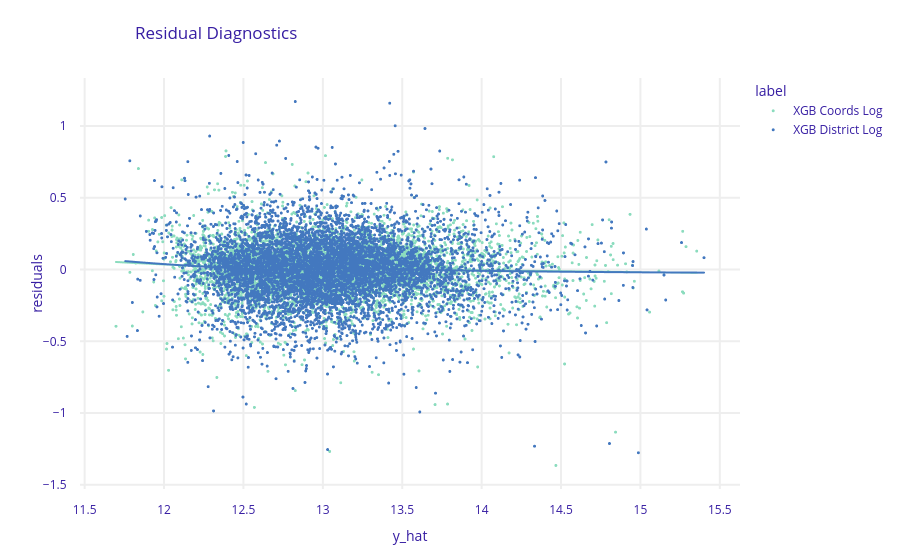

The code cell stored with this chart in its notebook:
### Code cell
# Residual plot
dalex_explainers['XGB Coords Log'].model_diagnostics().plot(dalex_explainers['XGB District Log'].model_diagnostics())

### Figure 1 — Plotly figure (JSON) as saved in the notebook; plotly's stock layout.template omitted (floating-point values rounded to 4 significant figures; data arrays with more than 128 entries replaced by an {"elided": "..."} marker saying what was removed)
{"data": [{"hovertemplate": "<b>%{hovertext}</b><br><br>label=XGB Coords Log<br>y_hat=%{x}<br>residuals=%{y}<extra></extra>", "hovertext": {"elided": "6431 float values"}, "legendgroup": "XGB Coords Log", "line": {"width": 2}, "marker": {"color": "#8bdcbe", "size": 3, "symbol": "circle"}, "mode": "markers", "name": "XGB Coords Log", "showlegend": true, "type": "scattergl", "x": {"elided": "6431 float values"}, "xaxis": "x", "y": {"elided": "6431 float values"}, "yaxis": "y"}, {"hovertemplate": "<b>LOWESS trendline</b><br><br>label=XGB Coords Log<br>y_hat=%{x}<br>residuals=%{y} <b>(trend)</b><extra></extra>", "legendgroup": "XGB Coords Log", "line": {"width": 2}, "marker": {"color": "#8bdcbe", "size": 3, "symbol": "circle"}, "mode": "lines", "name": "XGB Coords Log", "showlegend": false, "type": "scattergl", "x": {"elided": "6431 float values"}, "xaxis": "x", "y": {"elided": "6431 float values"}, "yaxis": "y"}, {"hovertemplate": "<b>%{hovertext}</b><br><br>label=XGB District Log<br>y_hat=%{x}<br>residuals=%{y}<extra></extra>", "hovertext": {"elided": "6431 float values"}, "legendgroup": "XGB District Log", "line": {"width": 2}, "marker": {"color": "#4378bf", "size": 3, "symbol": "circle"}, "mode": "markers", "name": "XGB District Log", "showlegend": true, "type": "scattergl", "x": {"elided": "6431 float values"}, "xaxis": "x", "y": {"elided": "6431 float values"}, "yaxis": "y"}, {"hovertemplate": "<b>LOWESS trendline</b><br><br>label=XGB District Log<br>y_hat=%{x}<br>residuals=%{y} <b>(trend)</b><extra></extra>", "legendgroup": "XGB District Log", "line": {"width": 2}, "marker": {"color": "#4378bf", "size": 3, "symbol": "circle"}, "mode": "lines", "name": "XGB District Log", "showlegend": false, "type": "scattergl", "x": {"elided": "6431 float values"}, "xaxis": "x", "y": {"elided": "6431 float values"}, "yaxis": "y"}], "layout": {"font": {"color": "#371ea3"}, "legend": {"title": {"text": "label"}, "tracegroupgap": 0}, "margin": {"b": 71, "r": 30, "t": 78}, "title": {"text": "Residual Diagnostics", "x": 0.15}, "xaxis": {"anchor": "y", "automargin": true, "domain": [0, 1], "fixedrange": true, "gridwidth": 2, "tickcolor": "white", "ticklen": 10, "ticks": "outside", "title": {"text": "y_hat"}, "type": "linear", "zeroline": false}, "yaxis": {"anchor": "x", "automargin": true, "domain": [0, 1], "fixedrange": true, "gridwidth": 2, "tickcolor": "white", "ticklen": 10, "ticks": "outside", "title": {"text": "residuals"}, "type": "linear", "zeroline": false}}}
